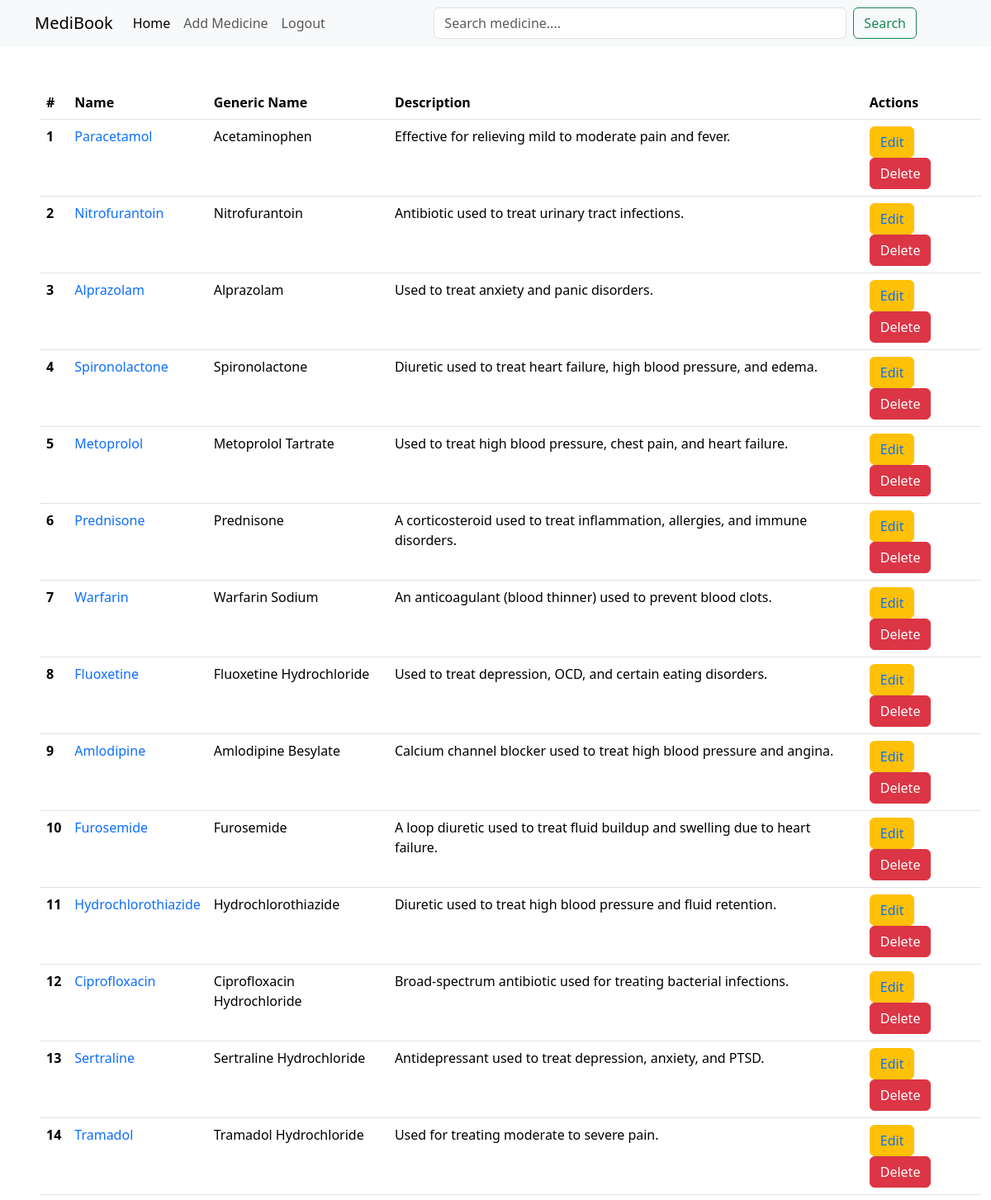
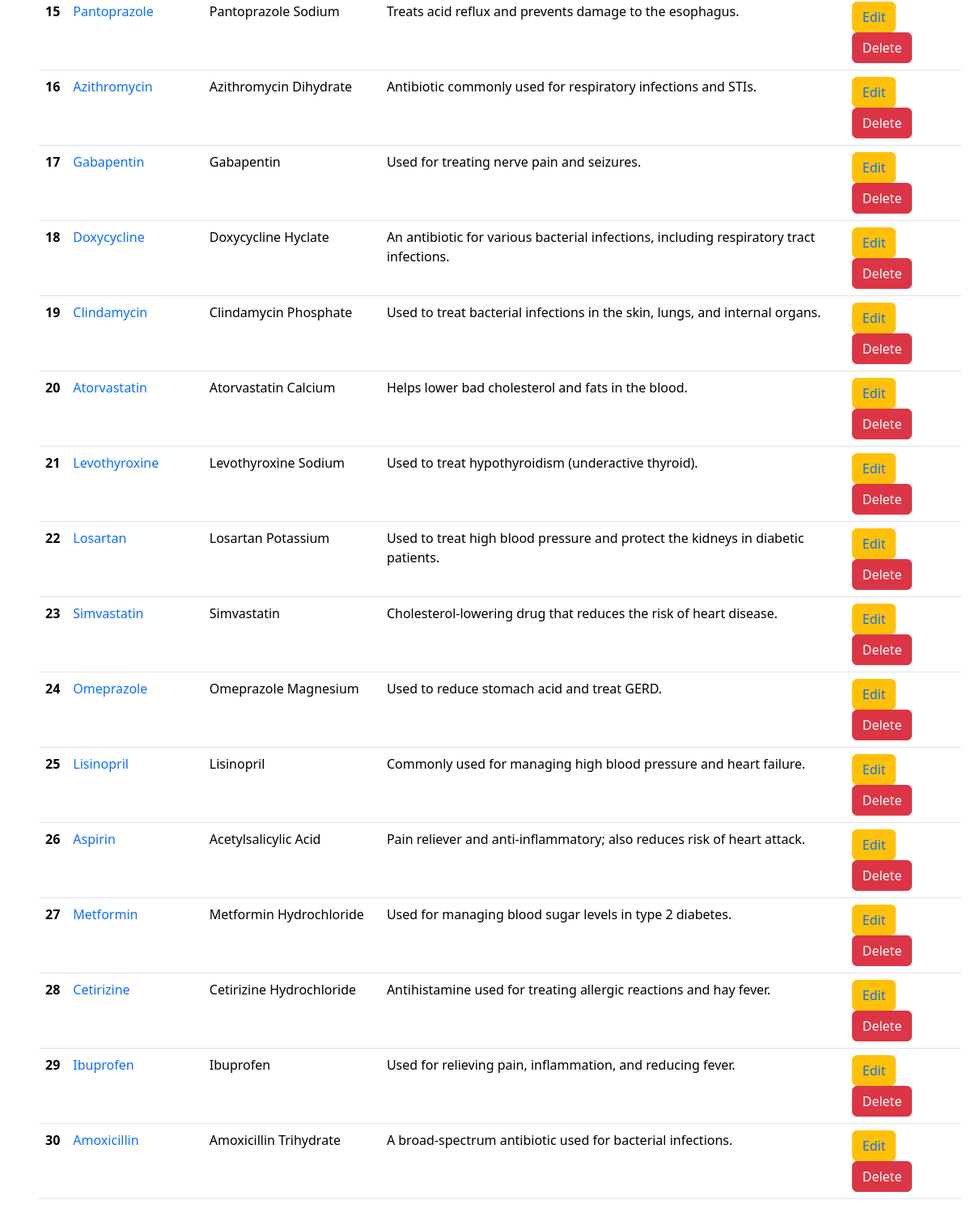
The app's page / (signed in) with its own data (2 pictures, top to bottom).
### medicine/models.py (models this page shows)
class MedicineModel(models.Model):
    name = models.CharField(max_length=150)
    generic_name = models.CharField(max_length=150)
    manufacturer = models.CharField(max_length=150)
    description = models.CharField(max_length=150)
    price = models.IntegerField()
    batch_number = models.CharField(max_length=50)
    form = models.CharField(max_length=100)
    stock_quantity = models.IntegerField()
    slug = models.SlugField(unique=True, null=True)

### medicine/views.py (the view)
# urls.py: path('', HomeView, name='home-view'),
def HomeView(request):
    query = request.GET.get('search', '').strip()
    if query:
        query_words = [word for word in query.split() if len(word) > 0]
        if query_words:
            q_objects = Q()
            for word in query_words:
                q_objects |= Q(name__icontains=word) | Q(generic_name__icontains=word)
            medicines = MedicineModel.objects.filter(q_objects).distinct()
            for medicine in medicines:
                for word in query_words:
                    pattern = re.compile(re.escape(word), re.IGNORECASE)
                    medicine.generic_name = pattern.sub(f'<mark>{word}</mark>', medicine.generic_name)
                    medicine.name = pattern.sub(f'<mark>{word}</mark>', medicine.name)
        else:
            medicines = MedicineModel.objects.all().order_by('-id')
    else:
        medicines = MedicineModel.objects.all().order_by('-id')
    context = {'data': medicines, 'query': query}
    return render(request, 'index.html', context)

### medicine/templates/index.html (shortened to what this page needs)
{% extends "base.html" %}
{% block body %}
<table class="table container m-5">
  <thead>
    <tr>
      <th scope="col">#</th>
      <th scope="col">Name</th>
      <th scope="col">Generic Name</th>
      <th scope="col">Description</th>
      {% if user.is_authenticated %}
      <th scope="col">Actions</th>
      {% endif %}
    </tr>
  </thead>
  <tbody>
    <div>
      {% if data|length == 0  %}
      <h4 class='container'>No data available -_-</h4>
      {% else %}
        {% for d in data %}
          <tr>
            <th scope="row">{{forloop.counter}}</th>
            <td><a href="{% url "medicine-view" d.slug %}"> {{d.name|safe}} </a></td>
            <td>{{d.generic_name|safe}}</td>
            <td>{{d.description}}</td>
            {% if user.is_authenticated %}
              <td>
                <button class='btn btn-warning'>
                  <a href="{% url "edit-view" d.slug %}" >
                    Edit
                  </a>
                  </button>
                <button type="button" class="btn btn-danger" data-bs-toggle="modal" data-bs-target="#deleteModal" onclick="setDeleteFormAction('{{d.slug }}')">
                    Delete
                </button>
              </td>
            {% endif %}
          </tr>
        {% endfor %}
      {% endif %}
    </div>
  </tbody>
</table>
{% endblock %}

### static/CSS/style.css (style rules this page uses)
a { text-decoration: none; }

### records on screen
MedicineModel: name "Paracetamol", generic_name "Acetaminophen", description "Effective for relieving mild to moderate pain and fever."
MedicineModel: name "Nitrofurantoin", generic_name "Nitrofurantoin", description "Antibiotic used to treat urinary tract infections."
MedicineModel: name "Alprazolam", generic_name "Alprazolam", description "Used to treat anxiety and panic disorders."
MedicineModel: name "Spironolactone", generic_name "Spironolactone", description "Diuretic used to treat heart failure, high blood pressure, and edema."
MedicineModel: name "Metoprolol", generic_name "Metoprolol Tartrate", description "Used to treat high blood pressure, chest pain, and heart failure."
MedicineModel: name "Prednisone", generic_name "Prednisone", description "A corticosteroid used to treat inflammation, allergies, and immune disorders."
MedicineModel: name "Warfarin", generic_name "Warfarin Sodium", description "An anticoagulant (blood thinner) used to prevent blood clots."
MedicineModel: name "Fluoxetine", generic_name "Fluoxetine Hydrochloride", description "Used to treat depression, OCD, and certain eating disorders."
MedicineModel: name "Amlodipine", generic_name "Amlodipine Besylate", description "Calcium channel blocker used to treat high blood pressure and angina."
MedicineModel: name "Furosemide", generic_name "Furosemide", description "A loop diuretic used to treat fluid buildup and swelling due to heart failure."
MedicineModel: name "Hydrochlorothiazide", generic_name "Hydrochlorothiazide", description "Diuretic used to treat high blood pressure and fluid retention."
MedicineModel: name "Ciprofloxacin", generic_name "Ciprofloxacin Hydrochloride", description "Broad-spectrum antibiotic used for treating bacterial infections."
MedicineModel: name "Sertraline", generic_name "Sertraline Hydrochloride", description "Antidepressant used to treat depression, anxiety, and PTSD."
MedicineModel: name "Tramadol", generic_name "Tramadol Hydrochloride", description "Used for treating moderate to severe pain."
MedicineModel: name "Pantoprazole", generic_name "Pantoprazole Sodium", description "Treats acid reflux and prevents damage to the esophagus."
MedicineModel: name "Azithromycin", generic_name "Azithromycin Dihydrate", description "Antibiotic commonly used for respiratory infections and STIs."
MedicineModel: name "Gabapentin", generic_name "Gabapentin", description "Used for treating nerve pain and seizures."
MedicineModel: name "Doxycycline", generic_name "Doxycycline Hyclate", description "An antibiotic for various bacterial infections, including respiratory tract infections."
MedicineModel: name "Clindamycin", generic_name "Clindamycin Phosphate", description "Used to treat bacterial infections in the skin, lungs, and internal organs."
MedicineModel: name "Atorvastatin", generic_name "Atorvastatin Calcium", description "Helps lower bad cholesterol and fats in the blood."
MedicineModel: name "Levothyroxine", generic_name "Levothyroxine Sodium", description "Used to treat hypothyroidism (underactive thyroid)."
MedicineModel: name "Losartan", generic_name "Losartan Potassium", description "Used to treat high blood pressure and protect the kidneys in diabetic patients."
MedicineModel: name "Simvastatin", generic_name "Simvastatin", description "Cholesterol-lowering drug that reduces the risk of heart disease."
MedicineModel: name "Omeprazole", generic_name "Omeprazole Magnesium", description "Used to reduce stomach acid and treat GERD."
MedicineModel: name "Lisinopril", generic_name "Lisinopril", description "Commonly used for managing high blood pressure and heart failure."
MedicineModel: name "Aspirin", generic_name "Acetylsalicylic Acid", description "Pain reliever and anti-inflammatory; also reduces risk of heart attack."
MedicineModel: name "Metformin", generic_name "Metformin Hydrochloride", description "Used for managing blood sugar levels in type 2 diabetes."
MedicineModel: name "Cetirizine", generic_name "Cetirizine Hydrochloride", description "Antihistamine used for treating allergic reactions and hay fever."
MedicineModel: name "Ibuprofen", generic_name "Ibuprofen", description "Used for relieving pain, inflammation, and reducing fever."
MedicineModel: name "Amoxicillin", generic_name "Amoxicillin Trihydrate", description "A broad-spectrum antibiotic used for bacterial infections."
